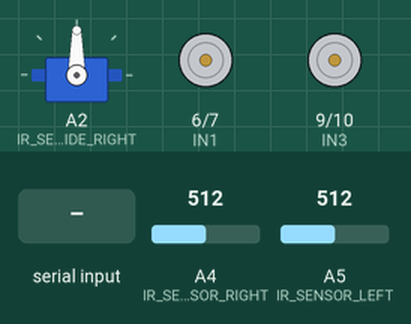
A sketch run on a simulated Arduino Nano, built with avr-gcc and run on an emulated ATmega328P. On the bench: servo, motor-driver pin pairs drawn as motors (green arrow = first pin HIGH = forward, orange = second pin HIGH = backward, longer = more drive). Inputs (shaded band) come from the test bench; at power-on: A4 (IR_SENSOR_RIGHT) = 512, A5 (IR_SENSOR_LEFT) = 512. What the sketch prints to the serial monitor is not drawn.

Above: at 6.3 s.
6.4 s: A4 (IR_SENSOR_RIGHT) set to 496
At 7.0 s:
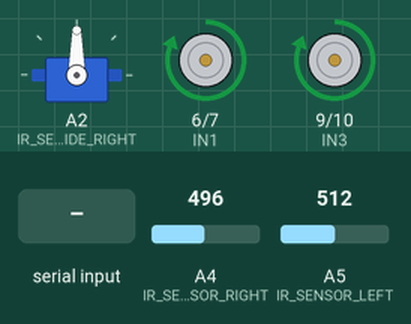
7.9 s: "STOP" received over Serial
At 10.3 s:
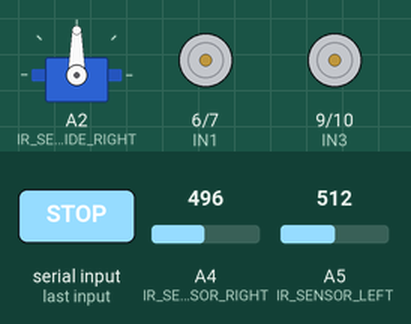
Timing chart, 0 to 11.8 s (numbered marks = the images above; inputs shaded):
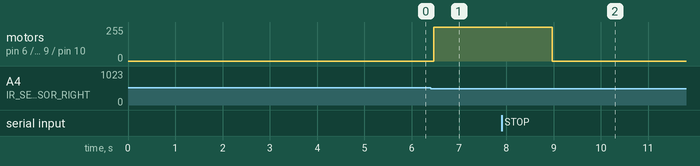

Measured:
- the behaviour switches between 512 and 511 on A4 (IR_SENSOR_RIGHT) (found by bisection; images 0 and 1)
- after the input at 6.4 s, motor on pin 6 (IN1) / pin 7 (IN2), motor on pin 9 (IN3) / pin 10 (IN4): stopped → forward 255/255 after 0.06 s
- after the input at 7.9 s, motor on pin 6 (IN1) / pin 7 (IN2), motor on pin 9 (IN3) / pin 10 (IN4): forward 255/255 → stopped after 1.1 s

The sketch:

analog_motor_enable.ino
```cpp
#include <Servo.h>

// Define IR Sensor Pins
#define IR_SENSOR_LEFT A5
#define IR_SENSOR_RIGHT A4
#define IR_SENSOR_SIDE_LEFT A3
#define IR_SENSOR_SIDE_RIGHT A2

// Define Color Sensor Pins
#define S0 5
#define S1 4
#define S2 3
#define S3 2
#define OUT 12

// Define Motor Pins
#define ENA A7
#define IN1 6
#define IN2 7
#define ENB A6
#define IN3 9
#define IN4 10

// Define Servo Pin
#define SERVO_PIN A2

// Global Variables
Servo myServo;
bool running = true;
bool pathEnded = false;
int motorASpeed = 150;
int motorBSpeed = 150;
int turnSpeed = 180;
int threshold = 500;

void setup() {
    Serial.begin(9600);

    pinMode(IR_SENSOR_LEFT, INPUT);
    pinMode(IR_SENSOR_RIGHT, INPUT);
    pinMode(IR_SENSOR_SIDE_LEFT, INPUT);
    pinMode(IR_SENSOR_SIDE_RIGHT, INPUT);

    pinMode(S0, OUTPUT);
    pinMode(S1, OUTPUT);
    pinMode(S2, OUTPUT);
    pinMode(S3, OUTPUT);
    pinMode(OUT, INPUT);

    pinMode(ENA, OUTPUT);
    pinMode(IN1, OUTPUT);
    pinMode(IN2, OUTPUT);
    pinMode(ENB, OUTPUT);
    pinMode(IN3, OUTPUT);
    pinMode(IN4, OUTPUT);

    myServo.attach(SERVO_PIN);

    digitalWrite(S0, HIGH);
    digitalWrite(S1, HIGH);

    calibrateIRSensors();  // 🔧 Auto-calibrate sensors at startup

    Serial.println("🚀 Robot Ready to Follow Edge!");
}

void loop() {
  if (Serial.available() > 0) {
        String command = Serial.readString();
        command.trim();
        if (command.equalsIgnoreCase("STOP")) {
            Serial.println("Stopping all functions...");
            stopMotors();
            running = false;
        }
  }
  if (!running) {
      stopMotors();
      return;
  }

  float leftIR = analogRead(IR_SENSOR_LEFT);
  float rightIR = analogRead(IR_SENSOR_RIGHT);

  if (leftIR > threshold && rightIR > threshold) {
      Serial.println("⬆️ Moving Forward!");
      moveForward(motorASpeed, motorBSpeed);
  } else if (leftIR < threshold) {
      Serial.println("⬅️ Adjusting Left!");
      turnLeft(turnSpeed);
  } else if (rightIR < threshold) {
      Serial.println("➡️ Adjusting Right!");
      turnRight(turnSpeed);
  } else {
      Serial.println("🛑 Edge Lost - Stopping!");
      stopMotors();
  }

  delay(100);
}

void stop() {
    Serial.println("🛑 Emergency Stop Activated!");
    running = false;
    stopMotors();
}

void calibrateIRSensors() {
    Serial.println("🔧 Calibrating IR Sensors...");
    int blackLeft = 1023, blackRight = 1023;
    int whiteLeft = 0, whiteRight = 0;
    for (int i = 0; i < 500; i++) {
        int leftIR = analogRead(IR_SENSOR_LEFT);
        int rightIR = analogRead(IR_SENSOR_RIGHT);
        if (leftIR < blackLeft) blackLeft = leftIR;
        if (leftIR > whiteLeft) whiteLeft = leftIR;
        if (rightIR < blackRight) blackRight = rightIR;
        if (rightIR > whiteRight) whiteRight = rightIR;
        delay(10);
    }
    threshold = (blackLeft + whiteLeft + blackRight + whiteRight) / 4;
    Serial.print("✅ Calibration Complete! New Threshold: ");
    Serial.println(threshold);
}

void moveForward(int speedA, int speedB) {
    analogWrite(ENA, speedA);
    analogWrite(ENB, speedB);
    digitalWrite(IN1, HIGH);
    digitalWrite(IN2, LOW);
    digitalWrite(IN3, HIGH);
    digitalWrite(IN4, LOW);
}

void turnLeft(int speed) {
    analogWrite(ENA, speed * 0.7);
    analogWrite(ENB, speed);
    digitalWrite(IN1, HIGH);
    digitalWrite(IN2, LOW);
    digitalWrite(IN3, HIGH);
    digitalWrite(IN4, LOW);
}

void turnRight(int speed) {
    analogWrite(ENA, speed);
    analogWrite(ENB, speed * 0.7);
    digitalWrite(IN1, HIGH);
    digitalWrite(IN2, LOW);
    digitalWrite(IN3, HIGH);
    digitalWrite(IN4, LOW);
}

void stopMotors() {
    digitalWrite(IN1, LOW);
    digitalWrite(IN2, LOW);
    digitalWrite(IN3, LOW);
    digitalWrite(IN4, LOW);
    analogWrite(ENA, 0);
    analogWrite(ENB, 0);
}
```
